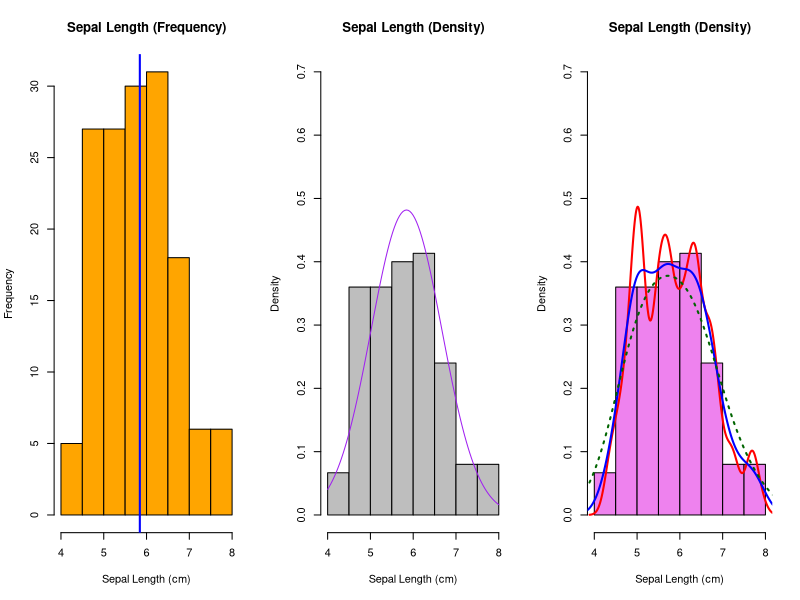
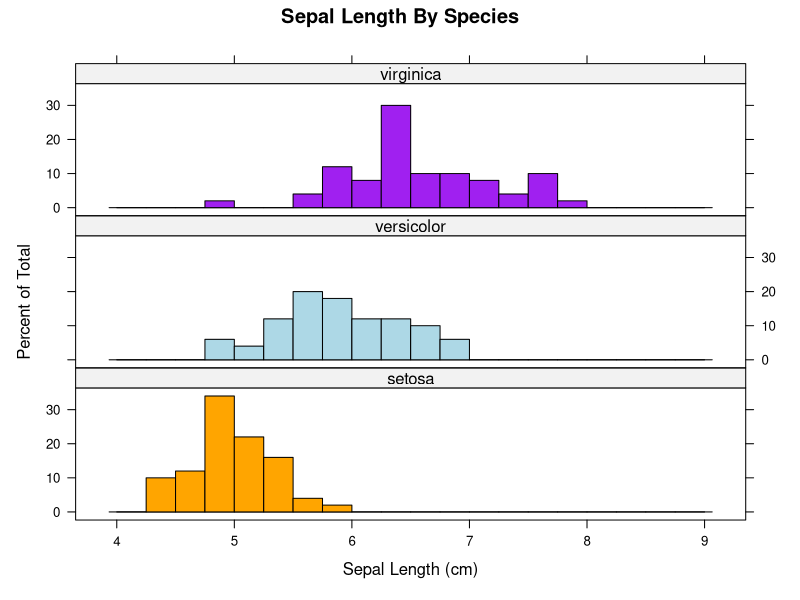
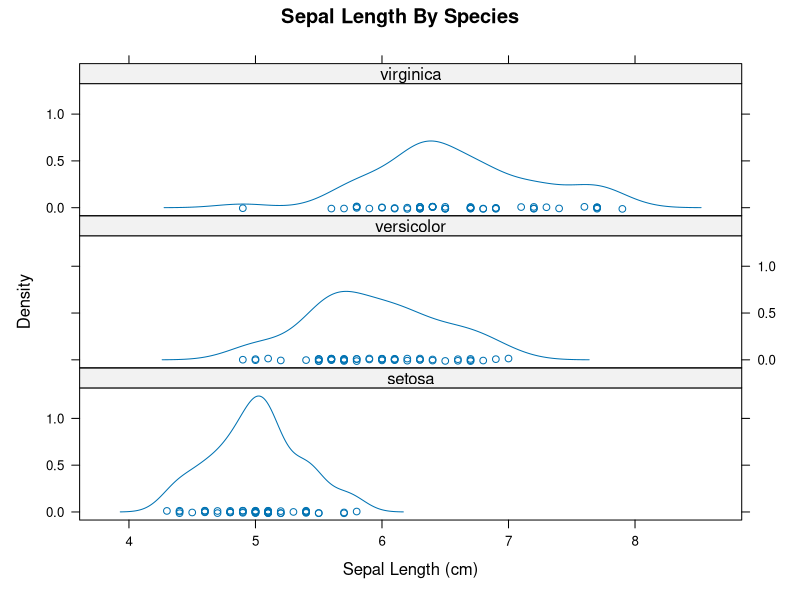
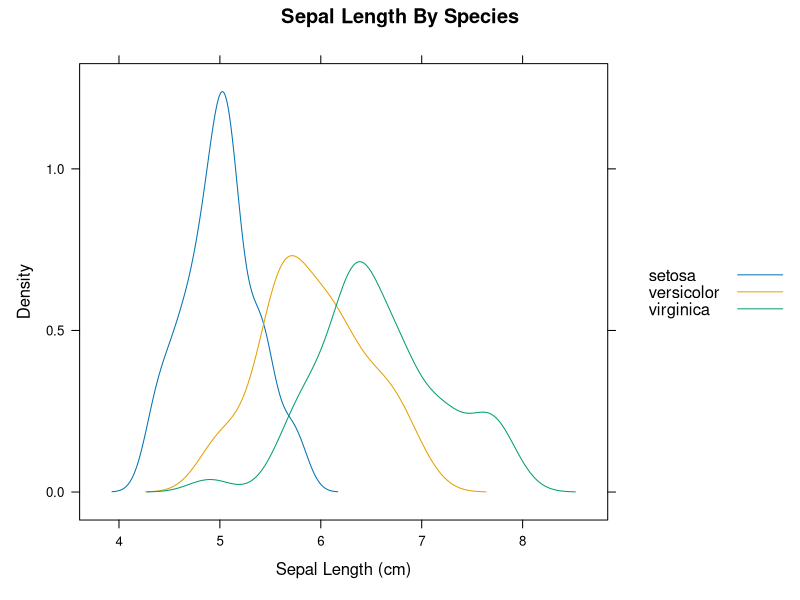
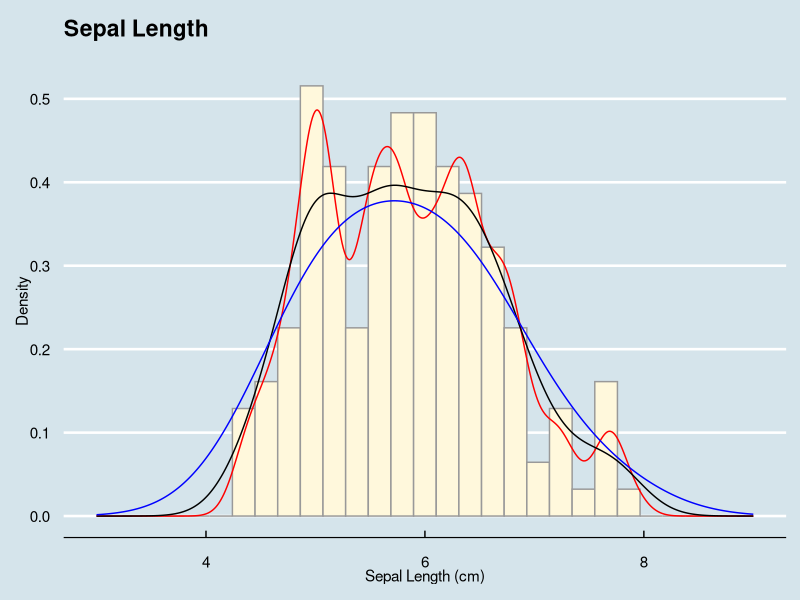
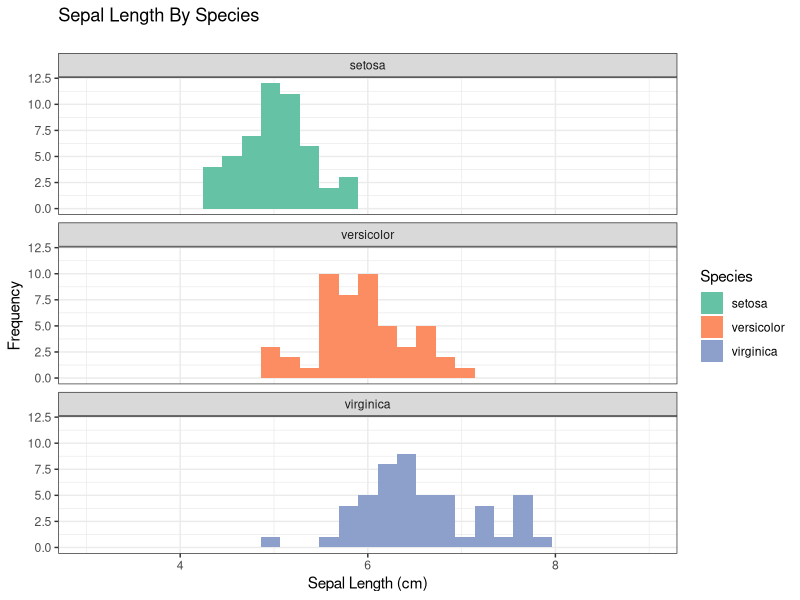
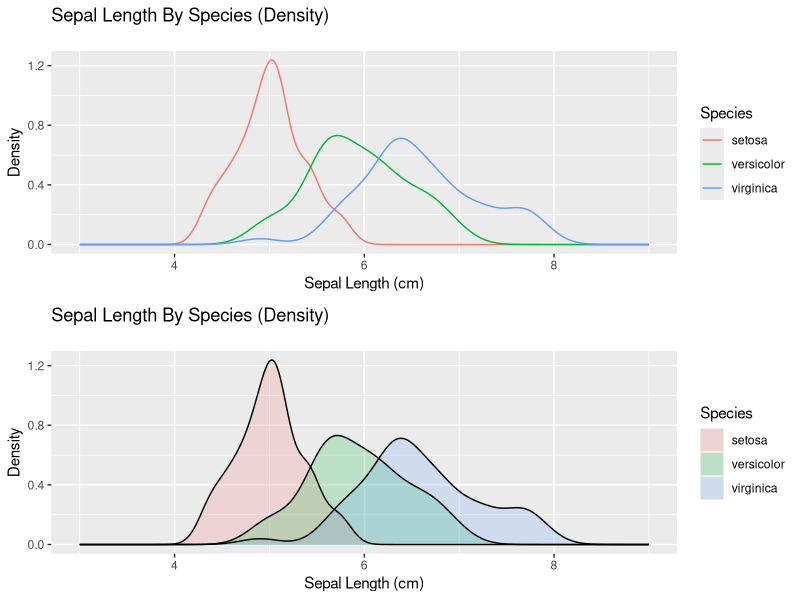
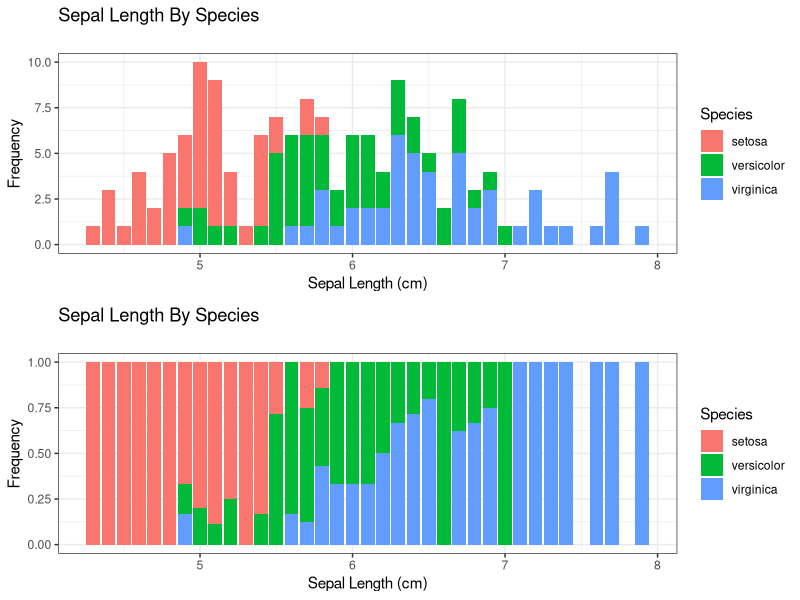

Here is the R script that generated these plots, in order:
## ---- chunk 1
library(knitr)
library(dplyr)
library(psych)
knitr::opts_chunk$set(tidy=T, 
               fig.width=8,
               fig.height=6,
               fig.align='center',
               warning=FALSE,
               message=FALSE,
               echo=TRUE)
options(width = 120)
data(iris); attach(iris)
## ---- chunk 2
par(mfrow=c(1,3))
# frequencies with line for mean
hist(Sepal.Length, col="orange", 
     main="Sepal Length (Frequency)",
     xlab="Sepal Length (cm)")
abline(v=mean(Sepal.Length),col="blue",lwd=2)

# density with superimposed normal curve
hist(Sepal.Length, prob=TRUE, col="gray", 
     main="Sepal Length (Density)",
     xlab="Sepal Length (cm)",
     ylim=c(0.0,0.7))
curve(dnorm(x, mean=mean(Sepal.Length), sd=sd(Sepal.Length)), add=TRUE, col="purple")

# density with superimposed smoothed density curves; note how adjust parameter reveals
# multi-modal distribution
hist(Sepal.Length, prob=TRUE, col="violet", 
     main="Sepal Length (Density)",
     xlab="Sepal Length (cm)",
     ylim=c(0.0,0.7))
lines(density(Sepal.Length, adjust=0.50), col="red", lwd=2)
lines(density(Sepal.Length), col="blue", lwd=2)
lines(density(Sepal.Length, adjust=2), lty="dotted", col="darkgreen", lwd=2)
par(mfrow=c(1,1))
## ---- chunk 3
# function for standard error of the mean 
se = function(x) {
  sd(x, na.rm=TRUE) / sqrt(length(x[!is.na(x)])) 
}

# summary statistics with dplyr
sepal_length = iris %>%
  summarise(ct=n(),
            mn=mean(Sepal.Length),
            md=median(Sepal.Length),
            min=min(Sepal.Length),
            max=max(Sepal.Length),
            range=max-min,
            sd=sd(Sepal.Length),
            se(Sepal.Length),
            skew(Sepal.Length),
            kurtosi(Sepal.Length))
colnames(sepal_length) = 
  c('Count','Mean','Median','Min','Max','Range','Std Dev','Std Err','Skew','Kurtosis')
kable(sepal_length, format='markdown', digits=4)
## ---- chunk 4
library(lattice)
histogram(~ Sepal.Length | Species,
          main="Sepal Length By Species",
          xlab="Sepal Length (cm)",
          breaks=seq(from=4,to=9,by=0.25),
          col=c("orange","lightblue","purple"),
          panel=function(x, col=col,...){
            panel.histogram(x,col=col[packet.number()],...)
          },
          layout=c(1,3))
densityplot(~ Sepal.Length | Species,
            main="Sepal Length By Species",
            xlab="Sepal Length (cm)",
            layout=c(1,3))
densityplot(~ Sepal.Length,
            groups=Species,
            xlab="Sepal Length (cm)",
            main="Sepal Length By Species",
            plot.points=FALSE,
            auto.key=TRUE)
## ---- chunk 5
sepal_length_by_species = iris %>%
  group_by(Species) %>% 
  summarise(ct=n(),
            mn=mean(Sepal.Length),
            md=median(Sepal.Length),
            min=min(Sepal.Length),
            max=max(Sepal.Length),
            range=max-min,
            sd=sd(Sepal.Length),
            se(Sepal.Length),
            skew(Sepal.Length),
            kurtosi(Sepal.Length))
colnames(sepal_length_by_species) = 
  c('Species','Count','Mean','Median','Min','Max','Range','Std Dev','Std Err','Skew','Kurtosis')
kable(sepal_length_by_species, format='markdown', digits=4)
## ---- chunk 6
library(ggplot2)
library(ggthemes)
library(gridExtra)
ggplot(data = iris, aes(x=Sepal.Length,y=..density..)) +
  geom_histogram(fill="cornsilk",colour="grey60",size=.5) + 
  geom_line(stat="density", adjust=0.5, colour="red") +
  geom_line(stat="density") +
  geom_line(stat="density", adjust=2.0, colour="blue") +
  xlab("Sepal Length (cm)") +
  ylab("Density") +
  xlim(3,9) +
  theme_economist() +
  ggtitle("Sepal Length\n")
ggplot(data = iris, aes(x=Sepal.Length)) +
  geom_histogram(aes(fill=Species)) +
  scale_fill_brewer(palette="Set2") +
  facet_wrap( ~ Species, ncol=1) +
  xlab("Sepal Length (cm)") +
  ylab("Frequency") +
  xlim(3,9) +
  theme_bw() +
  ggtitle("Sepal Length By Species\n")
p1 = ggplot(data = iris, aes(x=Sepal.Length, colour=Species)) + 
    geom_line(stat="density") + 
    xlim(3,9) +
    xlab("Sepal Length (cm)") +
    ylab("Density")  + 
    ggtitle("Sepal Length By Species (Density)\n") +
    theme(plot.title = element_text(lineheight=.8, face="plain"))
p2 = ggplot(data = iris, aes(x=Sepal.Length, fill=Species)) + 
    geom_density(colour=NA,alpha=0.2) + 
    geom_line(stat="density") + 
    xlim(3,9) +
    xlab("Sepal Length (cm)") +
    ylab("Density")  + 
    ggtitle("Sepal Length By Species (Density)\n") +
    theme(plot.title = element_text(lineheight=.8, face="plain"))
grid.arrange(p1,p2,nrow=2)

p1 = ggplot(data = iris, aes(x=Sepal.Length, fill=Species)) +
  geom_bar()+
  xlab("Sepal Length (cm)") +
  ylab("Frequency") +
  ggtitle("Sepal Length By Species\n") +
  theme_bw()
p2 = ggplot(data = iris, aes(x=Sepal.Length, fill=Species)) +
  geom_bar(position="fill")+
  xlab("Sepal Length (cm)") +
  ylab("Frequency") +
  ggtitle("Sepal Length By Species\n") +
  theme_bw()
grid.arrange(p1,p2,nrow=2)
## ---- chunk 7
sessionInfo()
